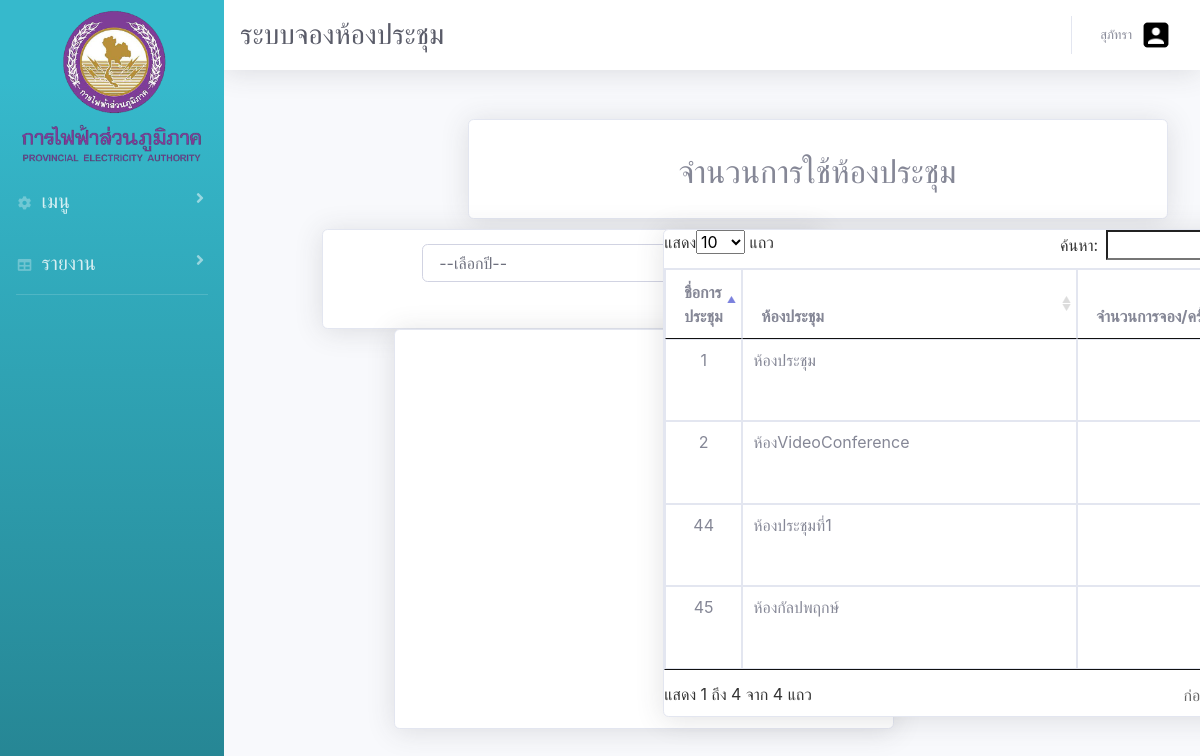
The page /display_chart.php (signed in) on the database its author committed.
### tables this page shows
CREATE TABLE `event_tb` (
  `id_event` int(11) NOT NULL,
  `room_id` int(11) NOT NULL,
  `name_event` varchar(100) NOT NULL,
  `start` date NOT NULL,
  `end` date NOT NULL,
  `username` varchar(50) NOT NULL,
  `visitor` varchar(255) NOT NULL,
  `status_event` int(11) NOT NULL,
  `time_start` time NOT NULL,
  `time_end` time NOT NULL
);

CREATE TABLE `room_tb` (
  `room_id` int(10) NOT NULL,
  `room_name` varchar(255) NOT NULL,
  `room_owner` varchar(255) NOT NULL,
  `room_owner_th` varchar(255) NOT NULL,
  `room_location` varchar(255) NOT NULL,
  `room_type` varchar(255) NOT NULL,
  `room_size` varchar(255) NOT NULL,
  `room_lcd` varchar(255) NOT NULL,
  `room_status` int(1) NOT NULL,
  `username` varchar(50) NOT NULL
);

### display_chart.php (the view, shortened to what this page needs)
<!DOCTYPE html>
<?php
        require('configDB.php');
         $conn=$DBconnect;
            $query = "SELECT room_tb.room_name,event_tb.room_id,event_tb.id_event,event_tb.name_event,COUNT(*) as number FROM event_tb,room_tb WHERE event_tb.room_id=room_tb.room_id and substr(start,1,4)='2020' GROUP BY room_id";
            $result_event = mysqli_query($conn,$query);
?>
<html lang="en">
<head>
    <link rel='stylesheet' href='https://cdnjs.cloudflare.com/ajax/libs/twitter-bootstrap/4.1.3/css/bootstrap.min.css'>
        <link rel='stylesheet' href='https://cdnjs.cloudflare.com/ajax/libs/font-awesome/5.8.1/css/all.min.css'>
        <link rel='stylesheet' href='https://cdnjs.cloudflare.com/ajax/libs/bootstrap-datetimepicker/4.17.47/css/bootstrap-datetimepicker.min.css'>
        <link href="css/sb-admin-2.min.css" rel="stylesheet">
<link rel="stylesheet" type="text/css" href="datatables.css"/>
</head>
<body>
<div id="wrapper">
<ul class="navbar-nav bg-gradient-info sidebar sidebar-dark accordion fixed-left"   id="accordionSidebar">
    <a class="sidebar-brand d-flex align-items-center justify-content-center" href="#"style="margin-top:50px;" onclick="backindex()">
      <div class="sidebar-brand-icon">
        <i><img src="img/icon.png" style="width:200px;"></i>
      </div>
    </a>
    <li class="nav-item" style="margin-top:50px;">
   <a class="nav-link collapsed" href="#" data-toggle="collapse" data-target="#collapseTwo" aria-expanded="true" aria-controls="collapseTwo">
     <i class="fas fa-fw fa-cog"></i>
     <span class="textsize" style="font-size:20px;">เมนู</span>
   </a>
 </li>
 <li class="nav-item">
   <a class="nav-link collapsed" href="#" data-toggle="collapse" data-target="#collapseUtilities" aria-expanded="true" aria-controls="collapseUtilities">
     <i class="fas fa-fw fa-table"></i>
     <span style="font-size:20px;">รายงาน</span>
   </a>
 </li>
 <hr class="sidebar-divider d-none d-md-block">
</ul>
<div id="content-wrapper" class="d-flex flex-column">
<div id="content">
 <nav class="navbar navbar-expand navbar-light bg-white topbar mb-4 static-top shadow">
 <h1 class="h3 mb-0 text-gray-800">ระบบจองห้องประชุม</h1>
   <ul class="navbar-nav ml-auto">
     <li class="nav-item dropdown no-arrow">
       <a class="nav-link dropdown-toggle" href="#" id="userDropdown" role="button" data-toggle="dropdown" aria-haspopup="true" aria-expanded="false">
         <span class="mr-2 d-none d-lg-inline text-gray-600 small"><?php echo$_SESSION['name'];  ?></span>
         <img class="img-profile rounded-circle material-icons" src="img/account.png">
       </a>
     </li>
   </ul>
 </nav>
<div  class="card shadow" style="width:700px;height:100px;background-color:#ffff;margin-top:5%;margin-left:25%;">
<label for="" style="font-size: 200%;margin-top:4%;margin-left:30%;">จำนวนการใช้ห้องประชุม</label>
</div>
    <div class="card shadow" style="width:500px;margin-left:10%;margin-top:1%;height:100px;">
    <select  style="width:300px;margin-left:20%;margin-top:3%;"  class="form-control" name="select_year" id="select_year" onchange="selectyear()">
                      <option value="--เลือกปี--">--เลือกปี--</option>
                   </select>
                   </div>
    <div style="card shadow">
                <div class="card shadow "  id="piechart" style="width:500px;height:400px;margin-left:170px;"></div>
           </div>
           <div class="card shadow" style="width:700px;margin-left:45%;margin-top:-500px;">
		<table class="table table-bordered" id="myTable" style="background-color:#ffff;width:695px;height:400px;margin-left:-0%;margin-top:-50%;">
  <thead>
    <tr>
      <th>ชื่อการประชุม</th>
      <th>ห้องประชุม</th>
      <th>จำนวนการจอง/ครั้ง</th>
    </tr>
  </thead>
  <tbody id="data_chart">
     <?php
  while($row_datacount = mysqli_fetch_array($result_event)){
    ?>
    <tr>
      <td style="text-align:center;"><?=$row_datacount['room_id'];?></td>
      <td><?=$row_datacount['room_name'];?></td>
      <td style="text-align:right;"><?=$row_datacount['number'];?></td>
    </tr>
    <?php }?>
  </tbody>
</table>
</div>
</body>
</html>

### datatables.css (style rules this page uses)
table.dataTable { width: 100%; margin: 0 auto; clear: both; border-collapse: separate; border-spacing: 0; }
table.dataTable thead th, table.dataTable tfoot th { font-weight: bold; }
table.dataTable thead th, table.dataTable thead td { padding: 10px 18px; border-bottom: 1px solid #111; }
table.dataTable thead .sorting, table.dataTable thead .sorting_asc, table.dataTable thead .sorting_desc, table.dataTable thead .sorting_asc_disabled, table.dataTable thead .sorting_desc_disabled { cursor: pointer; *cursor: hand; background-repeat: no-repeat; background-position: center right; }
table.dataTable thead .sorting { background-image: url("DataTables-1.10.20/images/sort_both.png"); }
table.dataTable thead .sorting_asc { background-image: url("DataTables-1.10.20/images/sort_asc.png"); }
table.dataTable tbody tr { background-color: #ffffff; }
table.dataTable tbody th, table.dataTable tbody td { padding: 8px 10px; }
table.dataTable.no-footer { border-bottom: 1px solid #111; }
table.dataTable, table.dataTable th, table.dataTable td { box-sizing: content-box; }

### rows shown on the page
event_tb: room "1", room.room_name "ห้องประชุม"
event_tb: room "2", room.room_name "ห้องVideoConference"
event_tb: room "44", room.room_name "ห้องประชุมที่1"
event_tb: room "45", room.room_name "ห้องกัลปพฤกษ์"

### other values the page prints
$_SESSION['name'] "สุภัทรา"
